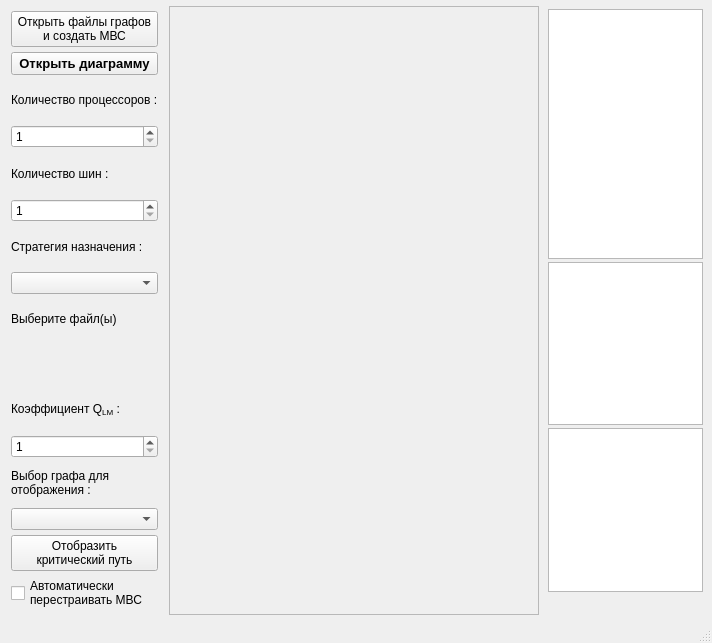
<?xml version="1.0" encoding="UTF-8"?>
<ui version="4.0">
 <class>MainWindow</class>
 <widget class="QMainWindow" name="MainWindow">
  <property name="geometry">
   <rect>
    <x>0</x>
    <y>0</y>
    <width>712</width>
    <height>643</height>
   </rect>
  </property>
  <property name="windowTitle">
   <string>Моделирование МВС с распределенной памятью</string>
  </property>
  <property name="dockNestingEnabled">
   <bool>false</bool>
  </property>
  <widget class="QWidget" name="centralWidget">
   <layout class="QGridLayout" name="gridLayout">
    <property name="leftMargin">
     <number>6</number>
    </property>
    <property name="topMargin">
     <number>6</number>
    </property>
    <property name="rightMargin">
     <number>6</number>
    </property>
    <property name="bottomMargin">
     <number>6</number>
    </property>
    <property name="horizontalSpacing">
     <number>6</number>
    </property>
    <item row="0" column="1">
     <widget class="QWidget" name="widget" native="true">
      <layout class="QGridLayout" name="gridLayout_3">
       <property name="leftMargin">
        <number>5</number>
       </property>
       <property name="topMargin">
        <number>5</number>
       </property>
       <property name="rightMargin">
        <number>5</number>
       </property>
       <property name="bottomMargin">
        <number>5</number>
       </property>
       <property name="spacing">
        <number>5</number>
       </property>
       <item row="6" column="0">
        <widget class="QLabel" name="stratLabel">
         <property name="text">
          <string>Стратегия назначения :</string>
         </property>
        </widget>
       </item>
       <item row="2" column="0">
        <widget class="QLabel" name="procLabel">
         <property name="text">
          <string>Количество процессоров :</string>
         </property>
        </widget>
       </item>
       <item row="3" column="0">
        <widget class="QSpinBox" name="procCount">
         <property name="minimum">
          <number>1</number>
         </property>
        </widget>
       </item>
       <item row="4" column="0">
        <widget class="QLabel" name="busLabel">
         <property name="text">
          <string>Количество шин :</string>
         </property>
        </widget>
       </item>
       <item row="11" column="0">
        <widget class="QSpinBox" name="qValue">
         <property name="enabled">
          <bool>true</bool>
         </property>
         <property name="minimum">
          <number>1</number>
         </property>
         <property name="maximum">
          <number>10000</number>
         </property>
        </widget>
       </item>
       <item row="9" column="0">
        <widget class="QLabel" name="tasks">
         <property name="text">
          <string/>
         </property>
         <property name="scaledContents">
          <bool>false</bool>
         </property>
         <property name="wordWrap">
          <bool>true</bool>
         </property>
        </widget>
       </item>
       <item row="5" column="0">
        <widget class="QSpinBox" name="busCount">
         <property name="minimum">
          <number>1</number>
         </property>
        </widget>
       </item>
       <item row="8" column="0">
        <widget class="QLabel" name="label_2">
         <property name="text">
          <string>Выберите файл(ы)</string>
         </property>
        </widget>
       </item>
       <item row="0" column="0">
        <widget class="QPushButton" name="pushButton">
         <property name="text">
          <string>Открыть файлы графов
и создать МВС</string>
         </property>
         <property name="checkable">
          <bool>false</bool>
         </property>
        </widget>
       </item>
       <item row="13" column="0">
        <widget class="QComboBox" name="graphBox">
         <property name="enabled">
          <bool>true</bool>
         </property>
        </widget>
       </item>
       <item row="7" column="0">
        <widget class="QComboBox" name="stratBox"/>
       </item>
       <item row="1" column="0">
        <widget class="QPushButton" name="timeAxisOpen">
         <property name="font">
          <font>
           <pointsize>10</pointsize>
           <weight>75</weight>
           <bold>true</bold>
          </font>
         </property>
         <property name="text">
          <string>Открыть диаграмму</string>
         </property>
        </widget>
       </item>
       <item row="12" column="0">
        <widget class="QLabel" name="graphLabel">
         <property name="text">
          <string>Выбор графа для отображения :</string>
         </property>
         <property name="wordWrap">
          <bool>true</bool>
         </property>
        </widget>
       </item>
       <item row="10" column="0">
        <widget class="QLabel" name="koefLabel">
         <property name="text">
          <string>&lt;html&gt;&lt;head/&gt;&lt;body&gt;&lt;p&gt;Коэффициент Q&lt;span style=&quot; vertical-align:sub;&quot;&gt;LM&lt;/span&gt; :&lt;/p&gt;&lt;/body&gt;&lt;/html&gt;</string>
         </property>
        </widget>
       </item>
       <item row="14" column="0">
        <widget class="QPushButton" name="crWayButton">
         <property name="text">
          <string>Отобразить 
критический путь</string>
         </property>
        </widget>
       </item>
       <item row="15" column="0">
        <widget class="QCheckBox" name="autoUpdateMVS">
         <property name="text">
          <string>Автоматически
перестраивать МВС</string>
         </property>
         <property name="checked">
          <bool>false</bool>
         </property>
        </widget>
       </item>
      </layout>
     </widget>
    </item>
    <item row="0" column="2">
     <widget class="QScrollArea" name="scrollArea">
      <property name="minimumSize">
       <size>
        <width>200</width>
        <height>100</height>
       </size>
      </property>
      <property name="verticalScrollBarPolicy">
       <enum>Qt::ScrollBarAlwaysOff</enum>
      </property>
      <property name="horizontalScrollBarPolicy">
       <enum>Qt::ScrollBarAlwaysOff</enum>
      </property>
      <property name="sizeAdjustPolicy">
       <enum>QAbstractScrollArea::AdjustIgnored</enum>
      </property>
      <property name="widgetResizable">
       <bool>false</bool>
      </property>
      <property name="alignment">
       <set>Qt::AlignLeading|Qt::AlignLeft|Qt::AlignTop</set>
      </property>
      <widget class="QWidget" name="scrollAreaWidgetContents">
       <property name="geometry">
        <rect>
         <x>0</x>
         <y>0</y>
         <width>458</width>
         <height>580</height>
        </rect>
       </property>
      </widget>
     </widget>
    </item>
    <item row="0" column="3">
     <widget class="QWidget" name="widget_2" native="true">
      <property name="minimumSize">
       <size>
        <width>150</width>
        <height>0</height>
       </size>
      </property>
      <property name="maximumSize">
       <size>
        <width>250</width>
        <height>16777215</height>
       </size>
      </property>
      <layout class="QVBoxLayout" name="verticalLayout">
       <property name="spacing">
        <number>3</number>
       </property>
       <property name="sizeConstraint">
        <enum>QLayout::SetMinimumSize</enum>
       </property>
       <property name="leftMargin">
        <number>3</number>
       </property>
       <property name="topMargin">
        <number>3</number>
       </property>
       <property name="rightMargin">
        <number>3</number>
       </property>
       <property name="bottomMargin">
        <number>3</number>
       </property>
       <item>
        <widget class="QTableWidget" name="tableGraph">
         <property name="minimumSize">
          <size>
           <width>140</width>
           <height>250</height>
          </size>
         </property>
         <property name="maximumSize">
          <size>
           <width>10000</width>
           <height>16777215</height>
          </size>
         </property>
         <property name="editTriggers">
          <set>QAbstractItemView::NoEditTriggers</set>
         </property>
         <attribute name="verticalHeaderVisible">
          <bool>false</bool>
         </attribute>
        </widget>
       </item>
       <item>
        <widget class="QWidget" name="widget_3" native="true">
         <property name="minimumSize">
          <size>
           <width>0</width>
           <height>0</height>
          </size>
         </property>
         <layout class="QVBoxLayout" name="verticalLayout_2">
          <property name="spacing">
           <number>3</number>
          </property>
          <property name="sizeConstraint">
           <enum>QLayout::SetDefaultConstraint</enum>
          </property>
          <property name="leftMargin">
           <number>0</number>
          </property>
          <property name="topMargin">
           <number>0</number>
          </property>
          <property name="rightMargin">
           <number>0</number>
          </property>
          <property name="bottomMargin">
           <number>0</number>
          </property>
          <item>
           <widget class="QTableWidget" name="tableProcKoefs">
            <property name="minimumSize">
             <size>
              <width>140</width>
              <height>0</height>
             </size>
            </property>
            <property name="editTriggers">
             <set>QAbstractItemView::NoEditTriggers</set>
            </property>
            <attribute name="verticalHeaderVisible">
             <bool>false</bool>
            </attribute>
           </widget>
          </item>
          <item>
           <widget class="QTableWidget" name="tableBusKoefs">
            <property name="editTriggers">
             <set>QAbstractItemView::NoEditTriggers</set>
            </property>
            <property name="tabKeyNavigation">
             <bool>true</bool>
            </property>
            <attribute name="verticalHeaderVisible">
             <bool>false</bool>
            </attribute>
           </widget>
          </item>
         </layout>
        </widget>
       </item>
       <item>
        <widget class="QLabel" name="AverTimelabel">
         <property name="font">
          <font>
           <pointsize>11</pointsize>
          </font>
         </property>
         <property name="text">
          <string/>
         </property>
        </widget>
       </item>
      </layout>
     </widget>
    </item>
   </layout>
  </widget>
  <widget class="QStatusBar" name="statusBar">
   <property name="enabled">
    <bool>true</bool>
   </property>
   <property name="font">
    <font>
     <pointsize>9</pointsize>
    </font>
   </property>
  </widget>
  <widget class="QMenuBar" name="menuBar">
   <property name="geometry">
    <rect>
     <x>0</x>
     <y>0</y>
     <width>712</width>
     <height>21</height>
    </rect>
   </property>
  </widget>
 </widget>
 <layoutdefault spacing="6" margin="11"/>
 <resources/>
 <connections/>
</ui>
